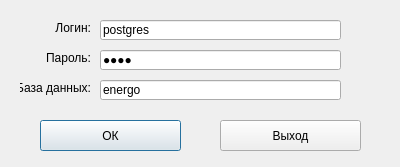
<?xml version="1.0" encoding="UTF-8"?>
<ui version="4.0">
 <class>LoginForm</class>
 <widget class="QDialog" name="LoginForm">
  <property name="geometry">
   <rect>
    <x>0</x>
    <y>0</y>
    <width>400</width>
    <height>167</height>
   </rect>
  </property>
  <property name="minimumSize">
   <size>
    <width>400</width>
    <height>167</height>
   </size>
  </property>
  <property name="maximumSize">
   <size>
    <width>400</width>
    <height>167</height>
   </size>
  </property>
  <property name="windowTitle">
   <string>Авторизация</string>
  </property>
  <widget class="QLabel" name="label">
   <property name="geometry">
    <rect>
     <x>50</x>
     <y>20</y>
     <width>41</width>
     <height>16</height>
    </rect>
   </property>
   <property name="text">
    <string>Логин:</string>
   </property>
   <property name="alignment">
    <set>Qt::AlignRight|Qt::AlignTrailing|Qt::AlignVCenter</set>
   </property>
  </widget>
  <widget class="QLabel" name="label_2">
   <property name="geometry">
    <rect>
     <x>40</x>
     <y>50</y>
     <width>51</width>
     <height>16</height>
    </rect>
   </property>
   <property name="text">
    <string>Пароль:</string>
   </property>
   <property name="alignment">
    <set>Qt::AlignRight|Qt::AlignTrailing|Qt::AlignVCenter</set>
   </property>
  </widget>
  <widget class="QLabel" name="label_3">
   <property name="geometry">
    <rect>
     <x>20</x>
     <y>80</y>
     <width>71</width>
     <height>16</height>
    </rect>
   </property>
   <property name="text">
    <string>База данных:</string>
   </property>
   <property name="alignment">
    <set>Qt::AlignRight|Qt::AlignTrailing|Qt::AlignVCenter</set>
   </property>
  </widget>
  <widget class="QLineEdit" name="txtLogin">
   <property name="geometry">
    <rect>
     <x>100</x>
     <y>20</y>
     <width>241</width>
     <height>20</height>
    </rect>
   </property>
   <property name="text">
    <string>postgres</string>
   </property>
  </widget>
  <widget class="QLineEdit" name="txtPassword">
   <property name="geometry">
    <rect>
     <x>100</x>
     <y>50</y>
     <width>241</width>
     <height>20</height>
    </rect>
   </property>
   <property name="inputMask">
    <string/>
   </property>
   <property name="text">
    <string>1234</string>
   </property>
   <property name="echoMode">
    <enum>QLineEdit::Password</enum>
   </property>
   <property name="placeholderText">
    <string/>
   </property>
  </widget>
  <widget class="QLineEdit" name="txtDB">
   <property name="geometry">
    <rect>
     <x>100</x>
     <y>80</y>
     <width>241</width>
     <height>20</height>
    </rect>
   </property>
   <property name="text">
    <string>energo</string>
   </property>
  </widget>
  <widget class="QPushButton" name="btnOK">
   <property name="geometry">
    <rect>
     <x>40</x>
     <y>120</y>
     <width>141</width>
     <height>31</height>
    </rect>
   </property>
   <property name="text">
    <string>ОК</string>
   </property>
  </widget>
  <widget class="QPushButton" name="btnCancel">
   <property name="geometry">
    <rect>
     <x>220</x>
     <y>120</y>
     <width>141</width>
     <height>31</height>
    </rect>
   </property>
   <property name="text">
    <string>Выход</string>
   </property>
  </widget>
 </widget>
 <resources/>
 <connections/>
</ui>
